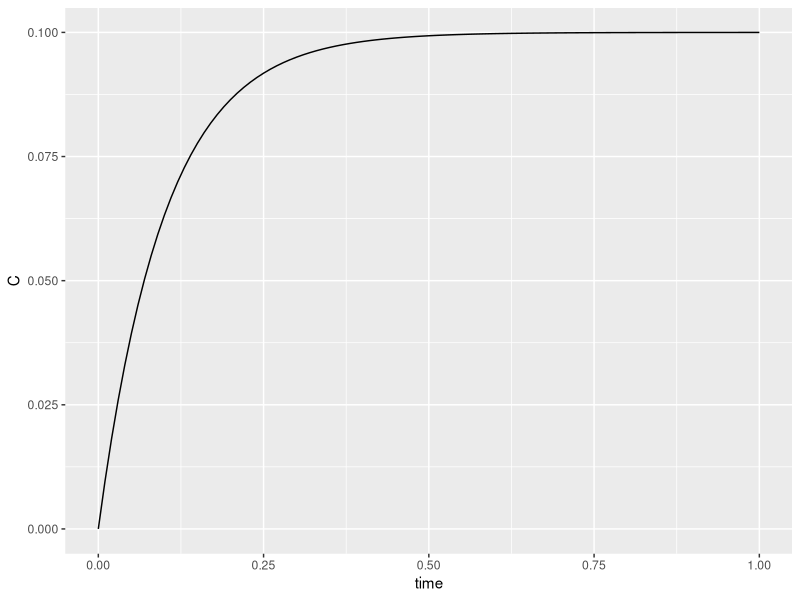
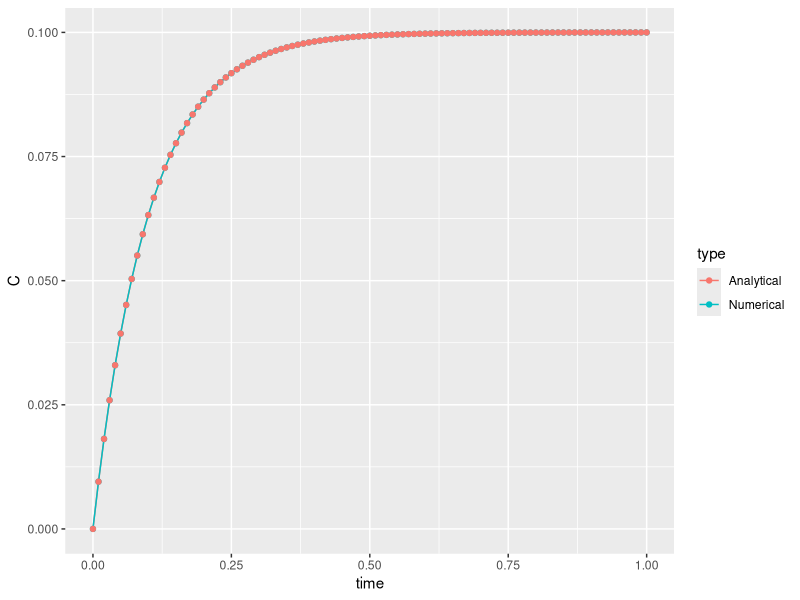
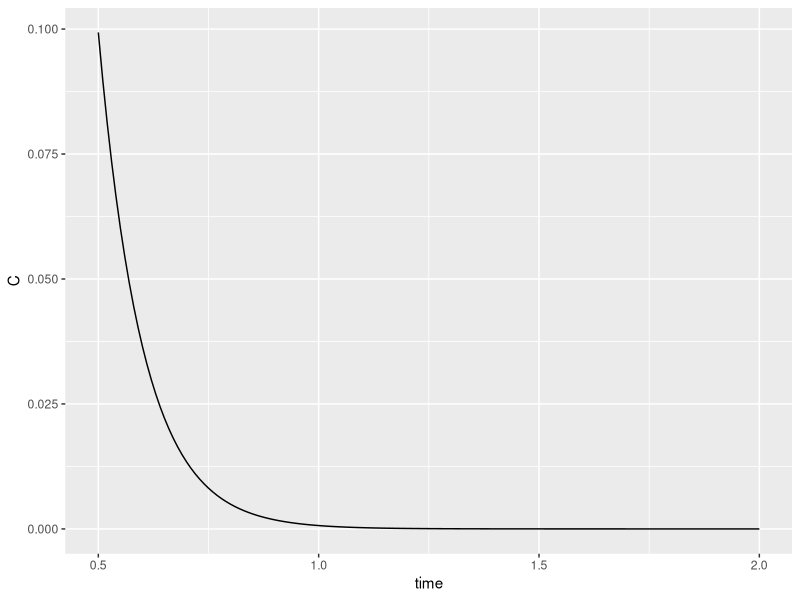
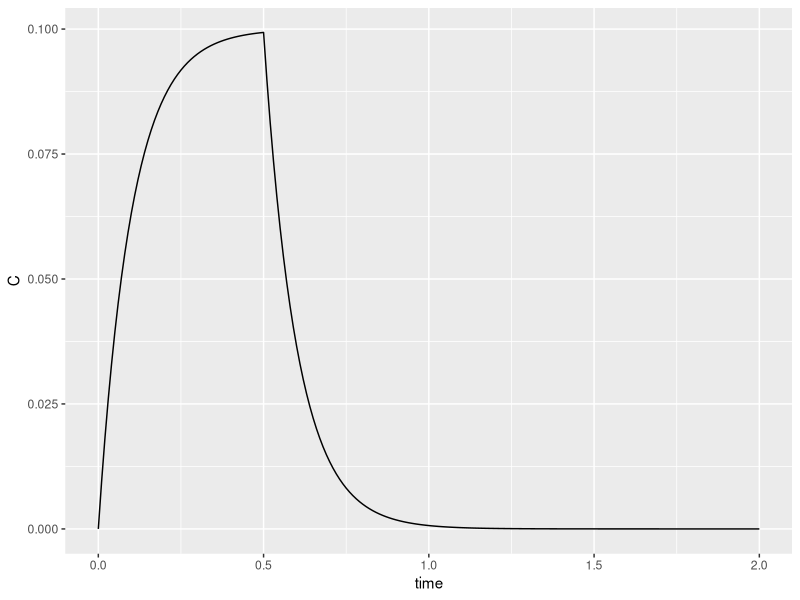

Generate these figures, in order, with R:
#Load packages
library(lattice)
library(tidyverse)
library(deSolve)



#Clear out the workspace
rm(list=ls())


#Specify deSolve Model
model <- function(time, inits, theta) {
  #Inputs:
  #time: vector of times to be included in output
  #y --> list of initial conditions
  #parms --> list of model parameters
   
  with(as.list(c(inits,theta)), {  #"with" get the named contents of y and theta and lets them be used inside the {}  
    
    CL = Ke*V

        
    #Model equation
    dC <- (I - CL*C)/V
    
    
    #return list of derivatives
    list( c(dC))
  })
}

#Set initial conditions
#IMPORTANT: the variable in your initial condition list must have exactly the same name as the variable in your model
inits <- c(C =0 )   

#Make a named list of model parameters
theta <- c(I = 5,   #mg/hr
           V = 5,   #L
           Ke = 10)  #/hr  #list of parameters

#Simulation time
tlast = 1 ; #hr

times <- seq(0, tlast, 0.01)

#Simulate
X <- ode(inits, times, model, theta)

#convert results to a dataframe to make plotting easier
X = data.frame(X)


#Plot 
dev.new()
ggplot(X) + geom_path(mapping = aes(x=time, y = C)) + xlab("time") + ylab("C")


###############################################################################
###############################################################################
#Plot numerical and analytical solution

xall = X


I = 5 #mg/hr
V = 5 #L
Ke = 10 #/hr
CL = Ke*V #L/hr



#Calculate analytical solution
t_analytical = seq(0,1,0.01)  #times at which to calculate the analytical solution.
C_analytical = (I/CL)*(1-exp(-(CL/V)*t_analytical))

#Store analytical results in a dataframe. To make life easier later, we are using the same 
#column names that we used in the dataframe for our numerical results
x_analytical = data.frame(time = t_analytical, C = C_analytical)

#Do a little work to get the numerical and analytical solution in the same dataframe
#Create a new column assigning a name to each simulation type:
xall$type = "Numerical"
x_analytical$type = "Analytical"

#Since both dataframes have the same column names, we can bind them together:
dat = rbind(xall, x_analytical)

#Now, plotting both is straightforward:

ggplot(dat) + geom_path(aes(x= time, y = C, color = type)) + 
  geom_point(aes(x= time, y = C, color = type))





###############################################################################
###############################################################################

# Infuse for 30 minutes and then turn off infusion


###### Infuse for 30 minutes

inits <- c(C =0 )   

#Make a named list of model parameters
theta <- c(I = 5,   #mg/hr
           V = 5,   #L
           Ke = 10)  #/hr  #list of parameters

#Simulation time - 30 minutes 
tlast = 0.5 ; #hr

times <- seq(0, tlast, 0.01)

#Simulate
X <- ode(inits, times, model, theta)

#convert results to a dataframe to make plotting easier
X = data.frame(X)


#####################Turn off infusion and simulate for 1.5 hrs

theta["I"] = 0

inits <- c(C =   tail(X$C, n=1)  ) 

times <- seq(0, 1.5, 0.01)

#Simulate
X2 <- ode(inits, times, model, theta)

X2 = data.frame(X2)

#Shift X2 to the right by half an hour
X2$time = X2$time + 0.5

ggplot(X2) + geom_path(mapping = aes(x=time, y = C)) + xlab("time") + ylab("C")


#Combine first 30 minutes and last 90 minutes into one data frame

xall = rbind(X, X2)
ggplot(xall) + geom_path(mapping = aes(x=time, y = C)) + xlab("time") + ylab("C")
